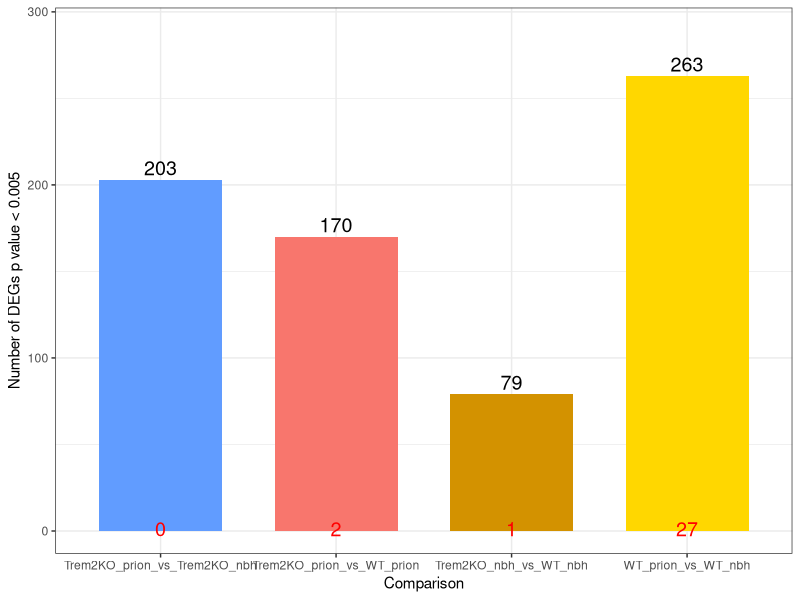
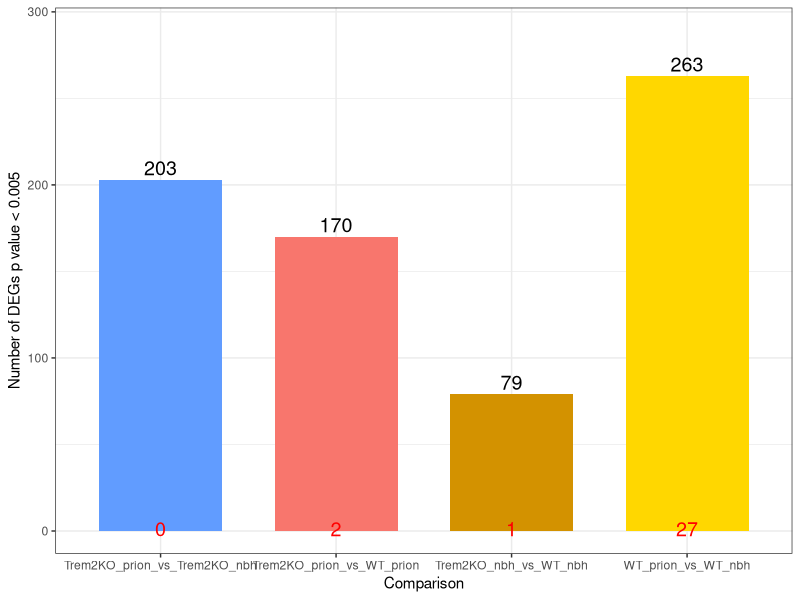

Source code (R) for these figures, in order: (Note: this script raises an error after producing the figures.)
if (!require(ggplot2, quietly = TRUE)) install.packages("ggplot2")

library(ggplot2)

# Read the extracted solution CSV (must be in same folder)
deg_summary <- read.csv("extracted_solution.csv")

# Ensure correct order
deg_summary$Comparison <- factor(deg_summary$Comparison, levels = deg_summary$Comparison)

# Plot (identical style)
p <- ggplot(deg_summary, aes(x = Comparison, y = Pval005, fill = Comparison)) +
  geom_bar(stat = "identity", width = 0.7, show.legend = FALSE) +
  geom_text(aes(label = Pval005), vjust = -0.3, size = 5, color = "black") +
  geom_text(aes(label = FDR005, y = 10), vjust = 1.5, size = 5, color = "red") +
  scale_y_continuous(expand = expansion(mult = c(0.05, 0.15))) +
  labs(
    x = "Comparison",
    y = "Number of DEGs p value < 0.005"
  ) +
  theme_minimal(base_size = 14) +
  theme(
    axis.text.x = element_text(angle = 15, hjust = 1, size = 12),
    axis.title.x = element_text(margin = margin(t = 10)),
    axis.title.y = element_text(size = 13)
  ) +
  scale_fill_manual(values = c("#619CFF", "#F8766D", "#D39200", "#FFD700")) +
  theme_bw()

# Display
p

# Save
ggsave("extracted_solution.jpg", plot = p, width = 8, height = 8)
write.csv(deg_summary, "extracted_solution.csv")
